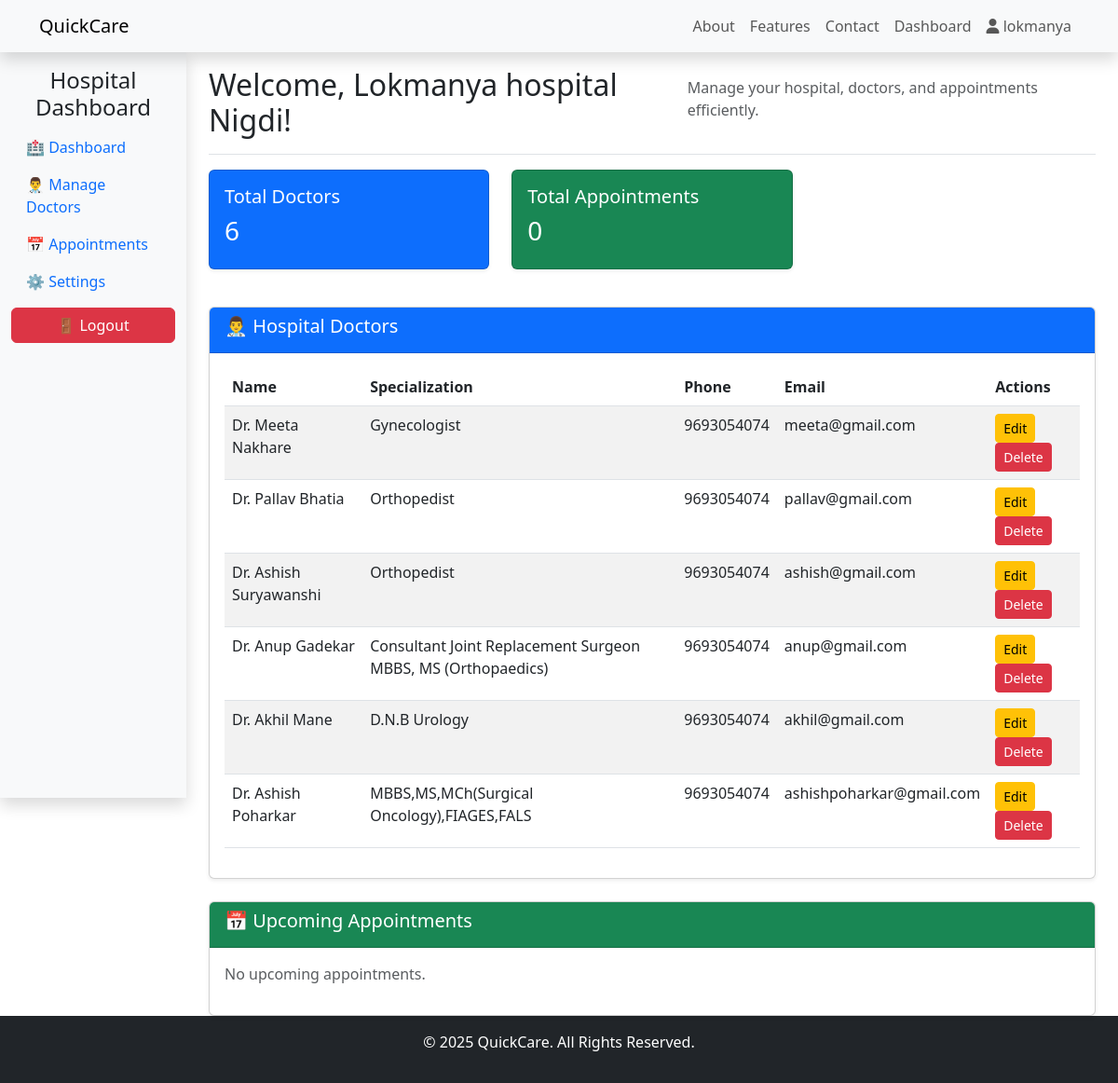
The page /hospitals/dashboard/ (signed in) on the database as committed earlier.
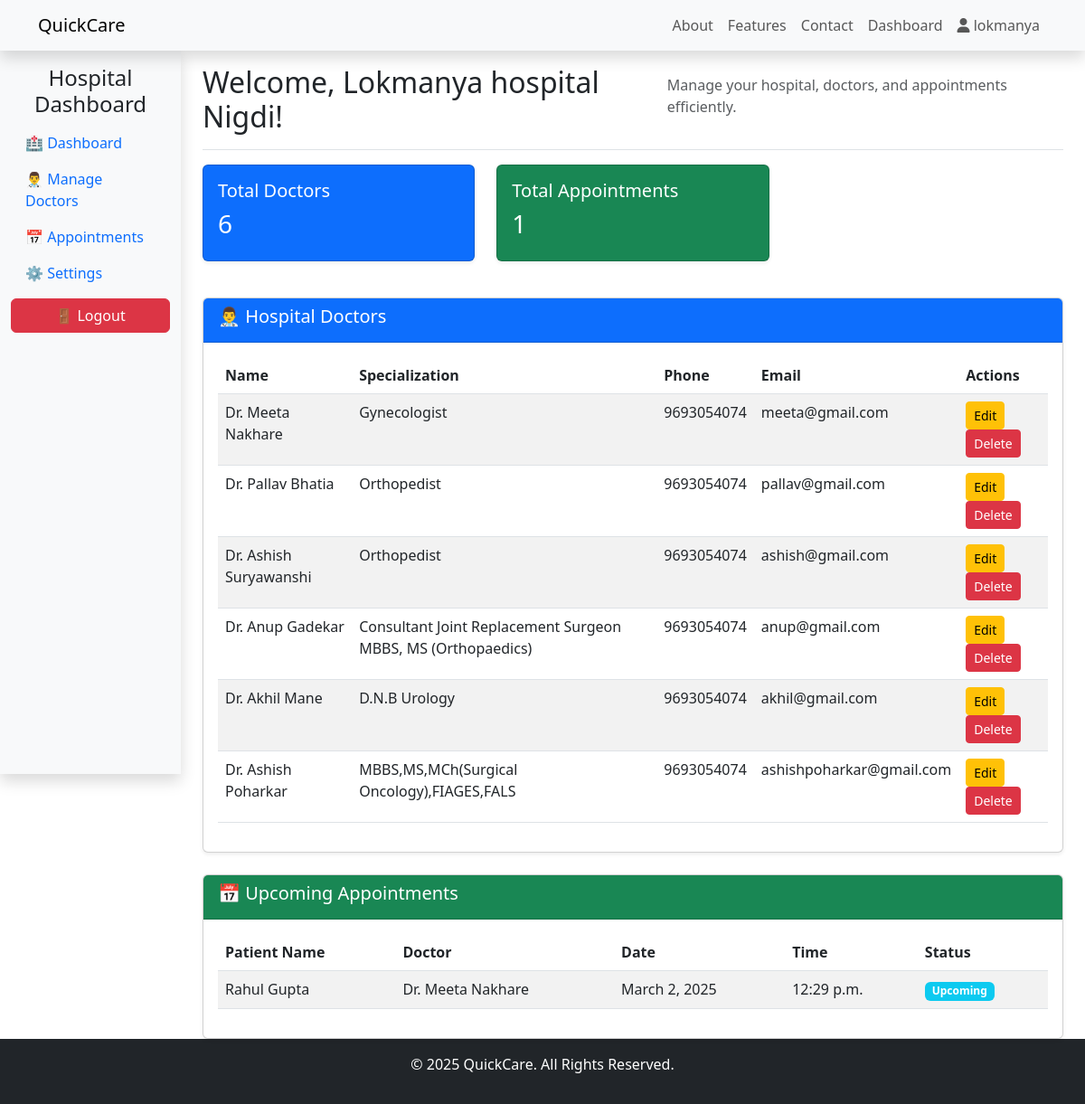
The same page on the database as committed later.
### hospitals/models.py (models this page shows, shortened)
class Doctor(models.Model):
    hospital = models.ForeignKey(HospitalProfile, on_delete=models.CASCADE, related_name="doctors")
    name = models.CharField(max_length=30)
    specialization = models.CharField(max_length=40)
    phone_number = models.CharField(max_length=10)
    email = models.EmailField(unique=True)

class Appointment(models.Model):
    STATUS_CHOICES = [
        ("Upcoming", "Upcoming"),
        ("Completed", "Completed"),
        ("Cancelled", "Cancelled"),
    ]
    hospital = models.ForeignKey(HospitalProfile, on_delete=models.CASCADE, related_name="appointments")
    patient = models.ForeignKey(settings.AUTH_USER_MODEL, on_delete=models.CASCADE, related_name="appointments")
    doctor = models.ForeignKey(Doctor, on_delete=models.CASCADE, related_name="appointments")
    date = models.DateField()
    time = models.TimeField()
    status = models.CharField(max_length=20, choices=STATUS_CHOICES, default="Upcoming")
    created_at = models.DateTimeField(auto_now_add=True)

### accounts/models.py (models this page shows, shortened)
class CustomUser(AbstractUser):
    user_type=models.CharField(max_length=50)
    groups = models.ManyToManyField(Group, related_name="customuser_groups", blank=True)
    user_permissions = models.ManyToManyField(Permission, related_name="customuser_permissions", blank=True)

### hospitals/views.py (the view)
# urls.py: path("dashboard/", hospital_dashboard, name="hospital_dashboard"),
@login_required
def hospital_dashboard(request):
    hospital=HospitalProfile.objects.get(user=request.user)
    doctors = Doctor.objects.filter(hospital=hospital)
    appointments = Appointment.objects.filter(hospital=hospital,status="Upcoming")
    context={
        "hospital":hospital,
        "doctors":doctors,
        "appointments":appointments,
    }
    return render(request,"hospitals/hospital_dashboard.html",context)

### hospitals/templates/hospitals/hospital_dashboard.html (shortened to what the changed rows need)
{% extends "home/base.html" %}
{% block content %}
<div class="container-fluid">
    <div class="row">
        <main class="col-md-9 ms-sm-auto col-lg-10 px-md-4">
            <div class="d-flex justify-content-between flex-wrap flex-md-nowrap align-items-center pt-3 pb-2 mb-3 border-bottom">
                <h2>Welcome, {{ hospital.hospital_name }}!</h2>
            </div>
            <div class="row">
                <div class="col-12 col-sm-6 col-lg-4 mb-3">
                    <div class="card text-white bg-success shadow-sm">
                        <div class="card-body">
                            <h5 class="card-title">Total Appointments</h5>
                            <h3>{{ appointments.count }}</h3>
                        </div>
                    </div>
                </div>
            </div>
            <div class="card mt-4 shadow-sm">
                <div class="card-body">
                    {% if doctors %}
                        <div class="table-responsive">
                            <table class="table table-striped">
                                <thead>
                                    <tr>
                                        <th>Name</th>
                                        <th>Specialization</th>
                                        <th>Phone</th>
                                        <th>Email</th>
                                        <th>Actions</th>
                                    </tr>
                                </thead>
                                <tbody>
                                    {% for doctor in doctors %}
                                        <tr>
                                            <td>Dr. {{ doctor.name }}</td>
                                            <td>{{ doctor.specialization }}</td>
                                            <td>{{ doctor.phone_number }}</td>
                                            <td>{{ doctor.email }}</td>
                                            <td>
                                                <a href="{% url 'edit_doctor' doctor.id %}" class="btn btn-warning btn-sm"> Edit</a>
                                                <a href="{% url 'delete_doctor' doctor.id %}" class="btn btn-danger btn-sm"> Delete</a>
                                            </td>
                                        </tr>
                                    {% endfor %}
                                </tbody>
                            </table>
                        </div>
                    {% else %}
                        <p class="text-muted">No doctors registered yet.</p>
                    {% endif %}
                </div>
            </div>
            <div class="card mt-4 shadow-sm">
                <div class="card-body">
                    {% if appointments %}
                        <div class="table-responsive">
                            <table class="table table-striped">
                                <thead>
                                    <tr>
                                        <th>Patient Name</th>
                                        <th>Doctor</th>
                                        <th>Date</th>
                                        <th>Time</th>
                                        <th>Status</th>
                                    </tr>
                                </thead>
                                <tbody>
                                    {% for appointment in appointments %}
                                        <tr>
                                            <td>{{ appointment.patient.first_name }} {{appointment.patient.last_name}}</td>
                                            <td>Dr. {{ appointment.doctor.name }}</td>
                                            <td>{{ appointment.date }}</td>
                                            <td>{{ appointment.time }}</td>
                                            <td><span class="badge bg-info">{{ appointment.status }}</span></td>
                                        </tr>
                                    {% endfor %}
                                </tbody>
                            </table>
                        </div>
                    {% else %}
                        <p class="text-muted">No upcoming appointments.</p>
                    {% endif %}
                </div>
            </div>
        </main>
    </div>
</div>
{% endblock %}

Rows that differ between the two databases and show on the page:
added Appointment: patient.first_name "Rahul", patient.last_name "Gupta", doctor.name "Meeta Nakhare", date "March 2, 2025", time "12:29 p.m.", status "Upcoming"
Other text that changed with them:
{{ appointments.count }}: "0" → "1"
text no longer shown: "No upcoming appointments."
text now shown: "Patient Name Doctor Date Time Status"
